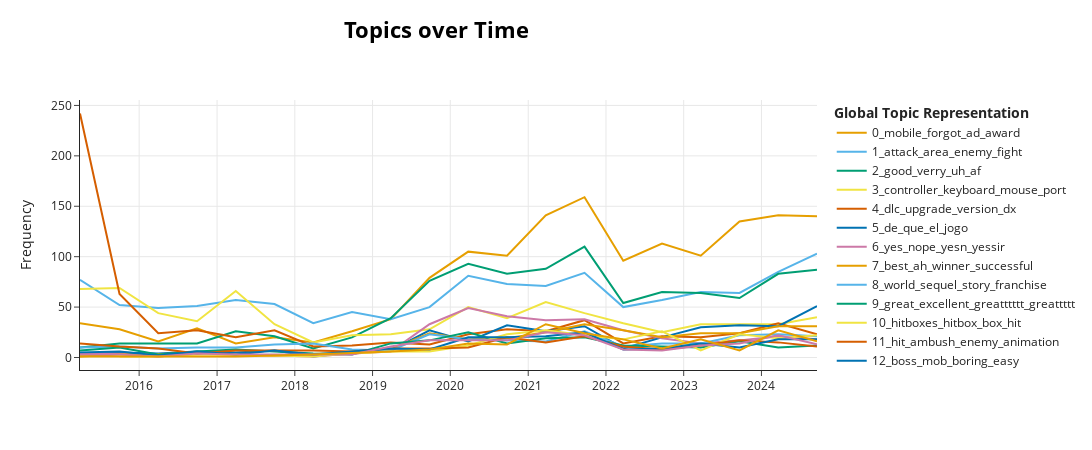

The notebook cell saved with this chart:
### Code cell
topic_model.visualize_topics_over_time(topics_over_time, top_n_topics=15)

### Figure 1 — Plotly figure (JSON) as saved in the notebook; plotly's stock layout.template omitted (floating-point values rounded to 4 significant figures)
{"data": [{"hoverinfo": "text", "hovertext": ["<b>Topic 0</b><br>Words: mobile, forgot, ad, award, show", "<b>Topic 0</b><br>Words: mobile, forgot, ad, award, show", "<b>Topic 0</b><br>Words: mobile, forgot, ad, award, show", "<b>Topic 0</b><br>Words: mobile, forgot, ad, award, show", "<b>Topic 0</b><br>Words: mobile, forgot, ad, award, show", "<b>Topic 0</b><br>Words: award, community, mobile, forgot, ad", "<b>Topic 0</b><br>Words: mobile, forgot, ad, award, show", "<b>Topic 0</b><br>Words: show, mobile, forgot, ad, award", "<b>Topic 0</b><br>Words: mobile, forgot, ad, award, show", "<b>Topic 0</b><br>Words: mobile, forgot, ad, award, show", "<b>Topic 0</b><br>Words: mobile, forgot, ad, award, show", "<b>Topic 0</b><br>Words: mobile, forgot, ad, award, show", "<b>Topic 0</b><br>Words: mobile, ad, show, forgot, award", "<b>Topic 0</b><br>Words: mobile, forgot, ad, award, show", "<b>Topic 0</b><br>Words: mobile, forgot, ad, award, show", "<b>Topic 0</b><br>Words: forgot, mobile, ad, award, show", "<b>Topic 0</b><br>Words: mobile, forgot, ad, award, show", "<b>Topic 0</b><br>Words: mobile, forgot, ad, award, show", "<b>Topic 0</b><br>Words: till, mobile, forgot, ad, award", "<b>Topic 0</b><br>Words: mobile, forgot, ad, award, show"], "marker": {"color": "#E69F00"}, "mode": "lines", "name": "0_mobile_forgot_ad_award", "type": "scatter", "x": ["2015-03-29T07:51:40.752000", "2015-09-30T21:50:11.400000", "2016-03-30T20:28:43.800000", "2016-09-28T19:07:16.200000", "2017-03-29T17:45:48.600000", "2017-09-27T16:24:21", "2018-03-28T15:02:53.400000", "2018-09-26T13:41:25.800000", "2019-03-27T12:19:58.200000", "2019-09-25T10:58:30.600000", "2020-03-25T09:37:03", "2020-09-23T08:15:35.400000", "2021-03-24T06:54:07.800000", "2021-09-22T05:32:40.200000", "2022-03-23T04:11:12.600000", "2022-09-21T02:49:45", "2023-03-22T01:28:17.400000", "2023-09-20T00:06:49.800000", "2024-03-19T22:45:22.200000", "2024-09-17T21:23:54.600000"], "y": [34, 28, 16, 29, 14, 20, 15, 26, 38, 79, 105, 101, 141, 159, 96, 113, 101, 135, 141, 140]}, {"hoverinfo": "text", "hovertext": ["<b>Topic 1</b><br>Words: dx, new, version, change, heide", "<b>Topic 1</b><br>Words: player, dsi, enemy, attack, place", "<b>Topic 1</b><br>Words: katana, havel, ice, chaos, rapier", "<b>Topic 1</b><br>Words: player, attack, level, bonfire, area", "<b>Topic 1</b><br>Words: fight, weapon, player, attack, area", "<b>Topic 1</b><br>Words: player, area, weapon, fight, item", "<b>Topic 1</b><br>Words: quote, ctrl, roll, attack, area", "<b>Topic 1</b><br>Words: attack, damage, player, area, enemy", "<b>Topic 1</b><br>Words: moonlight, nigga, uh, shawty, spotlight", "<b>Topic 1</b><br>Words: bean, enemy, attack, area, estus", "<b>Topic 1</b><br>Words: attack, enemy, player, area, fight", "<b>Topic 1</b><br>Words: tyrit, enemy, area, attack, weapon", "<b>Topic 1</b><br>Words: attack, enemy, bos, area, damage", "<b>Topic 1</b><br>Words: attack, area, enemy, roll, bos", "<b>Topic 1</b><br>Words: fight, attack, enemy, area, bos", "<b>Topic 1</b><br>Words: enemy, attack, area, bos, level", "<b>Topic 1</b><br>Words: attack, bos, animation, weapon, enemy", "<b>Topic 1</b><br>Words: td, bos, fight, attack, player", "<b>Topic 1</b><br>Words: bos, enemy, fight, area, player", "<b>Topic 1</b><br>Words: spoiler, area, enemy, bos, feel"], "marker": {"color": "#56B4E9"}, "mode": "lines", "name": "1_attack_area_enemy_fight", "type": "scatter", "x": ["2015-03-29T07:51:40.752000", "2015-09-30T21:50:11.400000", "2016-03-30T20:28:43.800000", "2016-09-28T19:07:16.200000", "2017-03-29T17:45:48.600000", "2017-09-27T16:24:21", "2018-03-28T15:02:53.400000", "2018-09-26T13:41:25.800000", "2019-03-27T12:19:58.200000", "2019-09-25T10:58:30.600000", "2020-03-25T09:37:03", "2020-09-23T08:15:35.400000", "2021-03-24T06:54:07.800000", "2021-09-22T05:32:40.200000", "2022-03-23T04:11:12.600000", "2022-09-21T02:49:45", "2023-03-22T01:28:17.400000", "2023-09-20T00:06:49.800000", "2024-03-19T22:45:22.200000", "2024-09-17T21:23:54.600000"], "y": [77, 52, 49, 51, 57, 53, 34, 45, 38, 50, 81, 73, 71, 84, 50, 57, 65, 64, 85, 103]}, {"hoverinfo": "text", "hovertext": ["<b>Topic 2</b><br>Words: good, verry, uh, af, lol", "<b>Topic 2</b><br>Words: good, verry, uh, af, lol", "<b>Topic 2</b><br>Words: good, verry, uh, af, lol", "<b>Topic 2</b><br>Words: good, verry, uh, af, lol", "<b>Topic 2</b><br>Words: good, verry, uh, af, lol", "<b>Topic 2</b><br>Words: good, verry, uh, af, lol", "<b>Topic 2</b><br>Words: good, verry, uh, af, lol", "<b>Topic 2</b><br>Words: good, verry, uh, af, lol", "<b>Topic 2</b><br>Words: good, verry, uh, af, lol", "<b>Topic 2</b><br>Words: good, spoiler, verry, uh, af", "<b>Topic 2</b><br>Words: good, verry, lol, honestly, uh", "<b>Topic 2</b><br>Words: good, verry, uh, af, lol", "<b>Topic 2</b><br>Words: good, thats, verry, uh, af", "<b>Topic 2</b><br>Words: good, verry, uh, also, af", "<b>Topic 2</b><br>Words: good, please, verry, uh, af", "<b>Topic 2</b><br>Words: good, verry, uh, af, lol", "<b>Topic 2</b><br>Words: good, uh, verry, af, lol", "<b>Topic 2</b><br>Words: good, af, verry, uh, lol", "<b>Topic 2</b><br>Words: good, verry, uh, af, lol", "<b>Topic 2</b><br>Words: good, verry, uh, af, lol"], "marker": {"color": "#009E73"}, "mode": "lines", "name": "2_good_verry_uh_af", "type": "scatter", "x": ["2015-03-29T07:51:40.752000", "2015-09-30T21:50:11.400000", "2016-03-30T20:28:43.800000", "2016-09-28T19:07:16.200000", "2017-03-29T17:45:48.600000", "2017-09-27T16:24:21", "2018-03-28T15:02:53.400000", "2018-09-26T13:41:25.800000", "2019-03-27T12:19:58.200000", "2019-09-25T10:58:30.600000", "2020-03-25T09:37:03", "2020-09-23T08:15:35.400000", "2021-03-24T06:54:07.800000", "2021-09-22T05:32:40.200000", "2022-03-23T04:11:12.600000", "2022-09-21T02:49:45", "2023-03-22T01:28:17.400000", "2023-09-20T00:06:49.800000", "2024-03-19T22:45:22.200000", "2024-09-17T21:23:54.600000"], "y": [10, 14, 14, 14, 26, 21, 9, 20, 39, 76, 93, 83, 88, 110, 54, 65, 64, 59, 83, 87]}, {"hoverinfo": "text", "hovertext": ["<b>Topic 3</b><br>Words: controller, keyboard, mouse, port, xbox", "<b>Topic 3</b><br>Words: controller, keyboard, mouse, port, pc", "<b>Topic 3</b><br>Words: controller, keyboard, mouse, port, xbox", "<b>Topic 3</b><br>Words: controller, keyboard, mouse, port, pc", "<b>Topic 3</b><br>Words: controller, keyboard, port, mouse, control", "<b>Topic 3</b><br>Words: controller, keyboard, port, mouse, pc", "<b>Topic 3</b><br>Words: mouse, keyboard, controller, binding, sensitivity", "<b>Topic 3</b><br>Words: controller, keyboard, port, mouse, config", "<b>Topic 3</b><br>Words: controller, keyboard, mouse, key, control", "<b>Topic 3</b><br>Words: controller, keyboard, mouse, port, control", "<b>Topic 3</b><br>Words: controller, keyboard, mouse, port, pc", "<b>Topic 3</b><br>Words: controller, keyboard, mouse, control, xbox", "<b>Topic 3</b><br>Words: controller, keyboard, mouse, xbox, port", "<b>Topic 3</b><br>Words: mouse, keyboard, controller, port, pc", "<b>Topic 3</b><br>Words: keyboard, controller, mouse, control, port", "<b>Topic 3</b><br>Words: controller, keyboard, mouse, port, button", "<b>Topic 3</b><br>Words: mouse, controller, keyboard, button, control", "<b>Topic 3</b><br>Words: controller, mouse, keyboard, port, pc", "<b>Topic 3</b><br>Words: controller, mouse, keyboard, port, click", "<b>Topic 3</b><br>Words: controller, keyboard, mouse, port, control"], "marker": {"color": "#F0E442"}, "mode": "lines", "name": "3_controller_keyboard_mouse_port", "type": "scatter", "x": ["2015-03-29T07:51:40.752000", "2015-09-30T21:50:11.400000", "2016-03-30T20:28:43.800000", "2016-09-28T19:07:16.200000", "2017-03-29T17:45:48.600000", "2017-09-27T16:24:21", "2018-03-28T15:02:53.400000", "2018-09-26T13:41:25.800000", "2019-03-27T12:19:58.200000", "2019-09-25T10:58:30.600000", "2020-03-25T09:37:03", "2020-09-23T08:15:35.400000", "2021-03-24T06:54:07.800000", "2021-09-22T05:32:40.200000", "2022-03-23T04:11:12.600000", "2022-09-21T02:49:45", "2023-03-22T01:28:17.400000", "2023-09-20T00:06:49.800000", "2024-03-19T22:45:22.200000", "2024-09-17T21:23:54.600000"], "y": [68, 69, 44, 36, 66, 33, 15, 22, 23, 28, 50, 39, 55, 44, 34, 25, 33, 33, 33, 40]}, {"hoverinfo": "text", "hovertext": ["<b>Topic 4</b><br>Words: upgrade, dx, dlc, version, season", "<b>Topic 4</b><br>Words: dlc, upgrade, version, original, already", "<b>Topic 4</b><br>Words: dlc, version, upgrade, avaliable, ii", "<b>Topic 4</b><br>Words: dlc, version, upgrade, include, original", "<b>Topic 4</b><br>Words: dlc, version, dx, rearrange, upgrade", "<b>Topic 4</b><br>Words: dlc, version, original, dlcs, vanilla", "<b>Topic 4</b><br>Words: url, unpurchasable, remaster, bouhgt, tipe", "<b>Topic 4</b><br>Words: version, dlc, ddlc, secretely, changelog", "<b>Topic 4</b><br>Words: dlc, seriers, absoulte, dint, suprises", "<b>Topic 4</b><br>Words: dlc, noman, repairable, grabbing, arcadey", "<b>Topic 4</b><br>Words: dlc, dlcs, original, version, patch", "<b>Topic 4</b><br>Words: dlcs, version, dlc, nerds, acfun", "<b>Topic 4</b><br>Words: dlc, dlcs, tehe, adulthood, ohh", "<b>Topic 4</b><br>Words: dlc, natually, inconvience, silva, marty", "<b>Topic 4</b><br>Words: dlc, cod, activision, rebought, softfs", "<b>Topic 4</b><br>Words: dlc, original, keypoints, gow, funshit", "<b>Topic 4</b><br>Words: dlc, vanilla, version, original, directx", "<b>Topic 4</b><br>Words: dlc, color, dlcs, version, peole", "<b>Topic 4</b><br>Words: dlc, xp, version, dlcs, split", "<b>Topic 4</b><br>Words: dlcs, dlc, electrocution, resend, dawg"], "marker": {"color": "#D55E00"}, "mode": "lines", "name": "4_dlc_upgrade_version_dx", "type": "scatter", "x": ["2015-03-29T07:51:40.752000", "2015-09-30T21:50:11.400000", "2016-03-30T20:28:43.800000", "2016-09-28T19:07:16.200000", "2017-03-29T17:45:48.600000", "2017-09-27T16:24:21", "2018-03-28T15:02:53.400000", "2018-09-26T13:41:25.800000", "2019-03-27T12:19:58.200000", "2019-09-25T10:58:30.600000", "2020-03-25T09:37:03", "2020-09-23T08:15:35.400000", "2021-03-24T06:54:07.800000", "2021-09-22T05:32:40.200000", "2022-03-23T04:11:12.600000", "2022-09-21T02:49:45", "2023-03-22T01:28:17.400000", "2023-09-20T00:06:49.800000", "2024-03-19T22:45:22.200000", "2024-09-17T21:23:54.600000"], "y": [242, 63, 24, 27, 20, 27, 11, 12, 15, 13, 23, 28, 26, 37, 14, 21, 20, 24, 34, 23]}, {"hoverinfo": "text", "hovertext": ["<b>Topic 5</b><br>Words: ncia, que, jogo, minhas, de", "<b>Topic 5</b><br>Words: el, que, jogo, horas, esta", "<b>Topic 5</b><br>Words: que, vraiment, de, mucho, vez", "<b>Topic 5</b><br>Words: de, el, que, en, la", "<b>Topic 5</b><br>Words: que, la, de, su, en", "<b>Topic 5</b><br>Words: que, la, el, de, para", "<b>Topic 5</b><br>Words: quero, jogaaaaaaaaaaa, controle, para, de", "<b>Topic 5</b><br>Words: el, rango, tanti, castigara, dolor", "<b>Topic 5</b><br>Words: della, nico, jogo, que, jogar", "<b>Topic 5</b><br>Words: que, de, pero, jogo, juegazo", "<b>Topic 5</b><br>Words: jogo, um, muy, mto, obra", "<b>Topic 5</b><br>Words: novo, de, que, jogo, um", "<b>Topic 5</b><br>Words: que, el, jogo, de, juego", "<b>Topic 5</b><br>Words: de, que, jogo, el, juego", "<b>Topic 5</b><br>Words: jogo, de, melhor, feo, que", "<b>Topic 5</b><br>Words: que, de, el, pra, jogo", "<b>Topic 5</b><br>Words: de, que, mejor, el, juego", "<b>Topic 5</b><br>Words: te, amo, odeio, que, de", "<b>Topic 5</b><br>Words: de, que, juego, el, jogo", "<b>Topic 5</b><br>Words: que, de, jogo, la, el"], "marker": {"color": "#0072B2"}, "mode": "lines", "name": "5_de_que_el_jogo", "type": "scatter", "x": ["2015-03-29T07:51:40.752000", "2015-09-30T21:50:11.400000", "2016-03-30T20:28:43.800000", "2016-09-28T19:07:16.200000", "2017-03-29T17:45:48.600000", "2017-09-27T16:24:21", "2018-03-28T15:02:53.400000", "2018-09-26T13:41:25.800000", "2019-03-27T12:19:58.200000", "2019-09-25T10:58:30.600000", "2020-03-25T09:37:03", "2020-09-23T08:15:35.400000", "2021-03-24T06:54:07.800000", "2021-09-22T05:32:40.200000", "2022-03-23T04:11:12.600000", "2022-09-21T02:49:45", "2023-03-22T01:28:17.400000", "2023-09-20T00:06:49.800000", "2024-03-19T22:45:22.200000", "2024-09-17T21:23:54.600000"], "y": [3, 5, 4, 6, 5, 7, 1, 5, 7, 27, 16, 32, 26, 31, 9, 20, 30, 32, 31, 51]}, {"hoverinfo": "text", "hovertext": ["<b>Topic 6</b><br>Words: yes, nope, yesn, yessir, bro", "<b>Topic 6</b><br>Words: yes, nope, yesn, yessir, bro", "<b>Topic 6</b><br>Words: yes, nope, yesn, yessir, bro", "<b>Topic 6</b><br>Words: yes, nope, yesn, yessir, bro", "<b>Topic 6</b><br>Words: yes, nope, yesn, yessir, bro", "<b>Topic 6</b><br>Words: yes, nope, yesn, yessir, bro", "<b>Topic 6</b><br>Words: yes, nope, yesn, yessir, bro", "<b>Topic 6</b><br>Words: yes, nope, yesn, yessir, bro", "<b>Topic 6</b><br>Words: yes, nope, yesn, yessir, bro", "<b>Topic 6</b><br>Words: yes, nope, yesn, yessir, bro", "<b>Topic 6</b><br>Words: yes, nope, yesn, yessir, bro", "<b>Topic 6</b><br>Words: yes, yesn, nope, thank, cool", "<b>Topic 6</b><br>Words: yes, bro, sir, nope, simply", "<b>Topic 6</b><br>Words: yes, nope, yesn, yessir, bro", "<b>Topic 6</b><br>Words: yes, nope, yesn, yessir, bro", "<b>Topic 6</b><br>Words: yes, nope, yesn, yessir, bro", "<b>Topic 6</b><br>Words: yes, yessir, nope, yesn, much", "<b>Topic 6</b><br>Words: yes, nope, yesn, yessir, bro", "<b>Topic 6</b><br>Words: yes, nope, yesn, yessir, bro"], "marker": {"color": "#CC79A7"}, "mode": "lines", "name": "6_yes_nope_yesn_yessir", "type": "scatter", "x": ["2015-03-29T07:51:40.752000", "2015-09-30T21:50:11.400000", "2016-03-30T20:28:43.800000", "2016-09-28T19:07:16.200000", "2017-09-27T16:24:21", "2018-03-28T15:02:53.400000", "2018-09-26T13:41:25.800000", "2019-03-27T12:19:58.200000", "2019-09-25T10:58:30.600000", "2020-03-25T09:37:03", "2020-09-23T08:15:35.400000", "2021-03-24T06:54:07.800000", "2021-09-22T05:32:40.200000", "2022-03-23T04:11:12.600000", "2022-09-21T02:49:45", "2023-03-22T01:28:17.400000", "2023-09-20T00:06:49.800000", "2024-03-19T22:45:22.200000", "2024-09-17T21:23:54.600000"], "y": [4, 4, 1, 4, 2, 1, 4, 6, 33, 49, 41, 37, 38, 27, 19, 14, 17, 21, 18]}, {"hoverinfo": "text", "hovertext": ["<b>Topic 7</b><br>Words: best, ah, winner, successful, lol", "<b>Topic 7</b><br>Words: best, ah, winner, successful, lol", "<b>Topic 7</b><br>Words: best, lol, ah, winner, successful", "<b>Topic 7</b><br>Words: best, ah, winner, successful, lol", "<b>Topic 7</b><br>Words: best, ah, winner, successful, lol", "<b>Topic 7</b><br>Words: best, ah, winner, successful, lol", "<b>Topic 7</b><br>Words: best, ah, winner, successful, lol", "<b>Topic 7</b><br>Words: best, ah, winner, successful, lol", "<b>Topic 7</b><br>Words: best, successful, ah, winner, lol", "<b>Topic 7</b><br>Words: best, winner, ah, successful, lol", "<b>Topic 7</b><br>Words: best, ah, winner, successful, lol", "<b>Topic 7</b><br>Words: best, ah, winner, successful, lol", "<b>Topic 7</b><br>Words: best, since, ah, winner, successful", "<b>Topic 7</b><br>Words: best, shot, long, ah, winner", "<b>Topic 7</b><br>Words: best, ah, fuck, yes, winner", "<b>Topic 7</b><br>Words: best, ah, winner, successful, lol", "<b>Topic 7</b><br>Words: best, ah, winner, successful, lol", "<b>Topic 7</b><br>Words: best, ah, winner, successful, lol"], "marker": {"color": "#E69F00"}, "mode": "lines", "name": "7_best_ah_winner_successful", "type": "scatter", "x": ["2015-03-29T07:51:40.752000", "2015-09-30T21:50:11.400000", "2016-09-28T19:07:16.200000", "2017-03-29T17:45:48.600000", "2017-09-27T16:24:21", "2018-09-26T13:41:25.800000", "2019-03-27T12:19:58.200000", "2019-09-25T10:58:30.600000", "2020-03-25T09:37:03", "2020-09-23T08:15:35.400000", "2021-03-24T06:54:07.800000", "2021-09-22T05:32:40.200000", "2022-03-23T04:11:12.600000", "2022-09-21T02:49:45", "2023-03-22T01:28:17.400000", "2023-09-20T00:06:49.800000", "2024-03-19T22:45:22.200000", "2024-09-17T21:23:54.600000"], "y": [1, 3, 4, 3, 2, 5, 8, 24, 18, 19, 25, 33, 27, 20, 24, 24, 31, 31]}, {"hoverinfo": "text", "hovertext": ["<b>Topic 8</b><br>Words: sofs, darker, mechanism, light, ressurected", "<b>Topic 8</b><br>Words: horizontal, rpg, communicate, deep, environment", "<b>Topic 8</b><br>Words: gorgeously, realm, fantastic, illegitimate, dickens", "<b>Topic 8</b><br>Words: campaign, dank, soundtrack, sequel, usual", "<b>Topic 8</b><br>Words: nerd, distant, recognize, intrinscally, recollect", "<b>Topic 8</b><br>Words: manga, list, sequal, title, chapter", "<b>Topic 8</b><br>Words: tsundere, recycling, yer, present, sequel", "<b>Topic 8</b><br>Words: footage, gold, crowbcat, critisizims, referrential", "<b>Topic 8</b><br>Words: dislike, misalligned, fiendishly, abolutely, unsuccessful", "<b>Topic 8</b><br>Words: world, appose, sequel, whole, story", "<b>Topic 8</b><br>Words: annoyed, punishment, punishing, entry, inferior", "<b>Topic 8</b><br>Words: overkill, quirk, reference, fit, ally", "<b>Topic 8</b><br>Words: critique, showcase, fantasy, sequel, polished", "<b>Topic 8</b><br>Words: world, iii, pling, hub, apex", "<b>Topic 8</b><br>Words: worker, chronological, niche, spoiler, alter", "<b>Topic 8</b><br>Words: narrative, borne, franchise, environment, truly", "<b>Topic 8</b><br>Words: wiki, memorable, video, vast, engage", "<b>Topic 8</b><br>Words: title, connectivity, world, predecessor, design", "<b>Topic 8</b><br>Words: sequel, medieval, duration, world, unique", "<b>Topic 8</b><br>Words: unafraid, sequel, gameplay, core, climactic"], "marker": {"color": "#56B4E9"}, "mode": "lines", "name": "8_world_sequel_story_franchise", "type": "scatter", "x": ["2015-03-29T07:51:40.752000", "2015-09-30T21:50:11.400000", "2016-03-30T20:28:43.800000", "2016-09-28T19:07:16.200000", "2017-03-29T17:45:48.600000", "2017-09-27T16:24:21", "2018-03-28T15:02:53.400000", "2018-09-26T13:41:25.800000", "2019-03-27T12:19:58.200000", "2019-09-25T10:58:30.600000", "2020-03-25T09:37:03", "2020-09-23T08:15:35.400000", "2021-03-24T06:54:07.800000", "2021-09-22T05:32:40.200000", "2022-03-23T04:11:12.600000", "2022-09-21T02:49:45", "2023-03-22T01:28:17.400000", "2023-09-20T00:06:49.800000", "2024-03-19T22:45:22.200000", "2024-09-17T21:23:54.600000"], "y": [10, 11, 9, 10, 10, 13, 14, 8, 7, 23, 18, 17, 16, 26, 11, 14, 14, 22, 23, 21]}, {"hoverinfo": "text", "hovertext": ["<b>Topic 9</b><br>Words: great, excellent, greattttt, greatttttt, fking", "<b>Topic 9</b><br>Words: great, excellent, greattttt, greatttttt, fking", "<b>Topic 9</b><br>Words: great, excellent, greattttt, greatttttt, fking", "<b>Topic 9</b><br>Words: great, excellent, greattttt, greatttttt, fking", "<b>Topic 9</b><br>Words: great, excellent, greattttt, greatttttt, fking", "<b>Topic 9</b><br>Words: great, excellent, greattttt, greatttttt, fking", "<b>Topic 9</b><br>Words: great, excellent, greattttt, greatttttt, fking", "<b>Topic 9</b><br>Words: great, excellent, greattttt, greatttttt, fking", "<b>Topic 9</b><br>Words: great, excellent, greattttt, greatttttt, fking", "<b>Topic 9</b><br>Words: great, greatttttt, excellent, greattttt, fking", "<b>Topic 9</b><br>Words: great, greattttt, excellent, everyone, greatttttt", "<b>Topic 9</b><br>Words: great, excellent, greattttt, greatttttt, fking", "<b>Topic 9</b><br>Words: great, fking, excellent, greattttt, greatttttt", "<b>Topic 9</b><br>Words: great, excellent, greattttt, greatttttt, fking", "<b>Topic 9</b><br>Words: great, excellent, greattttt, greatttttt, fking", "<b>Topic 9</b><br>Words: great, excellent, greattttt, greatttttt, even", "<b>Topic 9</b><br>Words: great, excellent, greattttt, greatttttt, fking", "<b>Topic 9</b><br>Words: great, excellent, greattttt, greatttttt, fking", "<b>Topic 9</b><br>Words: great, excellent, wonderful, greattttt, greatttttt", "<b>Topic 9</b><br>Words: great, excellent, greattttt, greatttttt, fking"], "marker": {"color": "#009E73"}, "mode": "lines", "name": "9_great_excellent_greatttttt_greattttt", "type": "scatter", "x": ["2015-03-29T07:51:40.752000", "2015-09-30T21:50:11.400000", "2016-03-30T20:28:43.800000", "2016-09-28T19:07:16.200000", "2017-03-29T17:45:48.600000", "2017-09-27T16:24:21", "2018-03-28T15:02:53.400000", "2018-09-26T13:41:25.800000", "2019-03-27T12:19:58.200000", "2019-09-25T10:58:30.600000", "2020-03-25T09:37:03", "2020-09-23T08:15:35.400000", "2021-03-24T06:54:07.800000", "2021-09-22T05:32:40.200000", "2022-03-23T04:11:12.600000", "2022-09-21T02:49:45", "2023-03-22T01:28:17.400000", "2023-09-20T00:06:49.800000", "2024-03-19T22:45:22.200000", "2024-09-17T21:23:54.600000"], "y": [7, 10, 3, 6, 8, 6, 4, 3, 14, 17, 25, 14, 19, 20, 12, 11, 10, 16, 10, 12]}, {"hoverinfo": "text", "hovertext": ["<b>Topic 10</b><br>Words: boat, box, trap, hitboxes, hitbox", "<b>Topic 10</b><br>Words: hitboxes, hitbox, box, hit, shitty", "<b>Topic 10</b><br>Words: whaaaat, hitboxes, yup, climb, road", "<b>Topic 10</b><br>Words: hitbox, machine, understandable, hello, cking", "<b>Topic 10</b><br>Words: hitbox, balancing, detection, hacker, ignore", "<b>Topic 10</b><br>Words: hitboxes, thing, hitbox, box, hit", "<b>Topic 10</b><br>Words: doubleclick, hitboxes, attacking, input, puzzle", "<b>Topic 10</b><br>Words: hitboxes, fatty, unresponsive, box, shitty", "<b>Topic 10</b><br>Words: hitboxes, hurtboxes, shitty, blank, dagger", "<b>Topic 10</b><br>Words: hitboxes, hitbox, box, shithole, hitboxs", "<b>Topic 10</b><br>Words: hitboxes, hitbox, box, katona, kerry", "<b>Topic 10</b><br>Words: hitboxes, hitbox, box, defies, quebrada", "<b>Topic 10</b><br>Words: hitboxes, hitbox, box, shitty, quirkiest", "<b>Topic 10</b><br>Words: hitboxes, hitbox, box, annyoing, noose", "<b>Topic 10</b><br>Words: box, hitboxes, hitbox, hit, goofy", "<b>Topic 10</b><br>Words: box, caetus, whack, hitboxes, hitbox", "<b>Topic 10</b><br>Words: hitboxes, box, hitbox, totem, throb", "<b>Topic 10</b><br>Words: hitbox, hitboxes, box, terriuble, dawgshi", "<b>Topic 10</b><br>Words: hitbox, hitboxes, box, hungary, commisions"], "marker": {"color": "#F0E442"}, "mode": "lines", "name": "10_hitboxes_hitbox_box_hit", "type": "scatter", "x": ["2015-09-30T21:50:11.400000", "2016-03-30T20:28:43.800000", "2016-09-28T19:07:16.200000", "2017-03-29T17:45:48.600000", "2017-09-27T16:24:21", "2018-03-28T15:02:53.400000", "2018-09-26T13:41:25.800000", "2019-03-27T12:19:58.200000", "2019-09-25T10:58:30.600000", "2020-03-25T09:37:03", "2020-09-23T08:15:35.400000", "2021-03-24T06:54:07.800000", "2021-09-22T05:32:40.200000", "2022-03-23T04:11:12.600000", "2022-09-21T02:49:45", "2023-03-22T01:28:17.400000", "2023-09-20T00:06:49.800000", "2024-03-19T22:45:22.200000", "2024-09-17T21:23:54.600000"], "y": [1, 1, 3, 3, 2, 1, 4, 6, 6, 12, 23, 27, 22, 18, 26, 7, 23, 19, 22]}, {"hoverinfo": "text", "hovertext": ["<b>Topic 11</b><br>Words: ava, gangbang, amped, aggro, whisper", "<b>Topic 11</b><br>Words: raime, kick, alone, hollow, as", "<b>Topic 11</b><br>Words: bird, terrain, eat, impaled, itr", "<b>Topic 11</b><br>Words: backtrack, animationslocks, animationlocks, trainee, sots", "<b>Topic 11</b><br>Words: forgive, anvil, hundreth, chace, cryied", "<b>Topic 11</b><br>Words: kirito, duel, explain, sourcerer, cleverer", "<b>Topic 11</b><br>Words: ambush, spoiler, oneshoted, useage, dexs", "<b>Topic 11</b><br>Words: mistake, spontaneous, juju, characterprogression, refreshes", "<b>Topic 11</b><br>Words: pattern, invironments, pokey, interractions, thoe", "<b>Topic 11</b><br>Words: ambush, unranked, easiness, quickmatch, statisfying", "<b>Topic 11</b><br>Words: mist, chase, ight, sniper, agility", "<b>Topic 11</b><br>Words: mob, subversive, hit, tryna, stagger", "<b>Topic 11</b><br>Words: hallway, hallways, hit, included, nowhere", "<b>Topic 11</b><br>Words: gaa, ambush, respawn, aggro, health", "<b>Topic 11</b><br>Words: fofg, cyanide, gitted, nes, provided", "<b>Topic 11</b><br>Words: orange, gear, behind, dodgerolls, neutrally", "<b>Topic 11</b><br>Words: mindlessly, fighting, crank, precious, degradation", "<b>Topic 11</b><br>Words: ignore, ambush, adp, humanly, animation", "<b>Topic 11</b><br>Words: spends, stamina, snail, compliment, baton", "<b>Topic 11</b><br>Words: chase, swing, irritation, specialize, hitbox"], "marker": {"color": "#D55E00"}, "mode": "lines", "name": "11_hit_ambush_enemy_animation", "type": "scatter", "x": ["2015-03-29T07:51:40.752000", "2015-09-30T21:50:11.400000", "2016-03-30T20:28:43.800000", "2016-09-28T19:07:16.200000", "2017-03-29T17:45:48.600000", "2017-09-27T16:24:21", "2018-03-28T15:02:53.400000", "2018-09-26T13:41:25.800000", "2019-03-27T12:19:58.200000", "2019-09-25T10:58:30.600000", "2020-03-25T09:37:03", "2020-09-23T08:15:35.400000", "2021-03-24T06:54:07.800000", "2021-09-22T05:32:40.200000", "2022-03-23T04:11:12.600000", "2022-09-21T02:49:45", "2023-03-22T01:28:17.400000", "2023-09-20T00:06:49.800000", "2024-03-19T22:45:22.200000", "2024-09-17T21:23:54.600000"], "y": [14, 11, 9, 4, 7, 7, 7, 6, 9, 9, 10, 20, 15, 21, 11, 8, 12, 17, 15, 11]}, {"hoverinfo": "text", "hovertext": ["<b>Topic 12</b><br>Words: disposable, income, somthing, dificulty, cod", "<b>Topic 12</b><br>Words: woowee, bulky, randoms, manikin, loveable", "<b>Topic 12</b><br>Words: flat, crap, shitty, none, ambush", "<b>Topic 12</b><br>Words: embarresment, disappointin, shortning, appriciated, enviornments", "<b>Topic 12</b><br>Words: concession, bosses, proceeds, hahaha, jerk", "<b>Topic 12</b><br>Words: spamy, goddddddddddddddddddddddddddddddddddddddd, forgottable, jeeeesus, sark", "<b>Topic 12</b><br>Words: perseverence, hone, substantial, optimized, reskins", "<b>Topic 12</b><br>Words: lots, simpliest, definition, house, hidetaka", "<b>Topic 12</b><br>Words: levelup, brainlessly, das, varity, unavailable", "<b>Topic 12</b><br>Words: boss, bossessssss, lvling, porbably, sided", "<b>Topic 12</b><br>Words: boss, gamertm, bast, grandfather, rewards", "<b>Topic 12</b><br>Words: boss, booses, extend, shit, mob", "<b>Topic 12</b><br>Words: boss, sibling, loooooonnnngggggg, exporation, defeating", "<b>Topic 12</b><br>Words: codevein, tweezer, niho, pubes, adaptibilty", "<b>Topic 12</b><br>Words: isnt, monkie, inhumanely, lethal, losing", "<b>Topic 12</b><br>Words: indavidual, skp, terry, scumbag, testicle", "<b>Topic 12</b><br>Words: daughter, duo, slaughter, unacceptable, boss", "<b>Topic 12</b><br>Words: def, pikmin, le, boss, hearld", "<b>Topic 12</b><br>Words: pff, runbacks, crap, mentally, boss"], "marker": {"color": "#0072B2"}, "mode": "lines", "name": "12_boss_mob_boring_easy", "type": "scatter", "x": ["2015-03-29T07:51:40.752000", "2015-09-30T21:50:11.400000", "2016-03-30T20:28:43.800000", "2016-09-28T19:07:16.200000", "2017-03-29T17:45:48.600000", "2017-09-27T16:24:21", "2018-03-28T15:02:53.400000", "2019-03-27T12:19:58.200000", "2019-09-25T10:58:30.600000", "2020-03-25T09:37:03", "2020-09-23T08:15:35.400000", "2021-03-24T06:54:07.800000", "2021-09-22T05:32:40.200000", "2022-03-23T04:11:12.600000", "2022-09-21T02:49:45", "2023-03-22T01:28:17.400000", "2023-09-20T00:06:49.800000", "2024-03-19T22:45:22.200000", "2024-09-17T21:23:54.600000"], "y": [5, 6, 2, 6, 3, 7, 3, 9, 8, 20, 20, 21, 25, 8, 9, 14, 10, 18, 18]}, {"hoverinfo": "text", "hovertext": ["<b>Topic 13</b><br>Words: fantasy, fun, ha, redubbed, popcorn", "<b>Topic 13</b><br>Words: magical, fun, ha, redubbed, popcorn", "<b>Topic 13</b><br>Words: fun, ha, redubbed, popcorn, fung", "<b>Topic 13</b><br>Words: haha, fun, ha, redubbed, fung", "<b>Topic 13</b><br>Words: fun, last, ha, fung, redubbed", "<b>Topic 13</b><br>Words: fun, redubbed, american, instruction, reskinned", "<b>Topic 13</b><br>Words: fun, ha, redubbed, popcorn, fung", "<b>Topic 13</b><br>Words: fun, sound, ha, redubbed, popcorn", "<b>Topic 13</b><br>Words: fun, funnn, honestly, beat, ha", "<b>Topic 13</b><br>Words: fun, ha, popcorn, food, boy", "<b>Topic 13</b><br>Words: fun, stuff, ha, redubbed, popcorn", "<b>Topic 13</b><br>Words: fun, fung, alot, promise, always", "<b>Topic 13</b><br>Words: fun, scary, ha, redubbed, popcorn", "<b>Topic 13</b><br>Words: fun, ha, redubbed, popcorn, fung", "<b>Topic 13</b><br>Words: fun, even, ha, redubbed, popcorn", "<b>Topic 13</b><br>Words: fun, ha, redubbed, popcorn, fung", "<b>Topic 13</b><br>Words: fun, abuse, without, ha, fung", "<b>Topic 13</b><br>Words: fun, geme, spambush, alot, hope", "<b>Topic 13</b><br>Words: fun, hehe, ha, redubbed, popcorn"], "marker": {"color": "#CC79A7"}, "mode": "lines", "name": "13_fun_ha_redubbed_popcorn", "type": "scatter", "x": ["2015-03-29T07:51:40.752000", "2015-09-30T21:50:11.400000", "2016-03-30T20:28:43.800000", "2016-09-28T19:07:16.200000", "2017-03-29T17:45:48.600000", "2017-09-27T16:24:21", "2018-09-26T13:41:25.800000", "2019-03-27T12:19:58.200000", "2019-09-25T10:58:30.600000", "2020-03-25T09:37:03", "2020-09-23T08:15:35.400000", "2021-03-24T06:54:07.800000", "2021-09-22T05:32:40.200000", "2022-03-23T04:11:12.600000", "2022-09-21T02:49:45", "2023-03-22T01:28:17.400000", "2023-09-20T00:06:49.800000", "2024-03-19T22:45:22.200000", "2024-09-17T21:23:54.600000"], "y": [3, 3, 1, 4, 3, 3, 3, 11, 17, 17, 17, 25, 22, 8, 7, 12, 14, 22, 13]}, {"hoverinfo": "text", "hovertext": ["<b>Topic 14</b><br>Words: bad, wasnt, sorry, actually, meh", "<b>Topic 14</b><br>Words: bad, wasnt, sorry, actually, meh", "<b>Topic 14</b><br>Words: bad, wasnt, sorry, actually, meh", "<b>Topic 14</b><br>Words: bad, wasnt, sorry, actually, meh", "<b>Topic 14</b><br>Words: bad, wasnt, sorry, actually, meh", "<b>Topic 14</b><br>Words: bad, meh, wasnt, sorry, actually", "<b>Topic 14</b><br>Words: bad, wasnt, sorry, actually, meh", "<b>Topic 14</b><br>Words: bad, wasnt, sorry, actually, meh", "<b>Topic 14</b><br>Words: bad, wasnt, sorry, actually, meh", "<b>Topic 14</b><br>Words: bad, wasnt, sorry, actually, meh", "<b>Topic 14</b><br>Words: bad, wasnt, sorry, actually, meh", "<b>Topic 14</b><br>Words: bad, kinda, actually, wasnt, sorry", "<b>Topic 14</b><br>Words: bad, sorry, actually, wasnt, meh", "<b>Topic 14</b><br>Words: bad, actually, wasnt, sorry, meh", "<b>Topic 14</b><br>Words: bad, wasnt, sorry, actually, meh", "<b>Topic 14</b><br>Words: bad, wasnt, actually, sorry, meh", "<b>Topic 14</b><br>Words: bad, yeah, wasnt, sorry, actually"], "marker": {"color": "#E69F00"}, "mode": "lines", "name": "14_bad_wasnt_sorry_actually", "type": "scatter", "x": ["2015-03-29T07:51:40.752000", "2016-09-28T19:07:16.200000", "2017-03-29T17:45:48.600000", "2017-09-27T16:24:21", "2018-03-28T15:02:53.400000", "2019-03-27T12:19:58.200000", "2019-09-25T10:58:30.600000", "2020-03-25T09:37:03", "2020-09-23T08:15:35.400000", "2021-03-24T06:54:07.800000", "2021-09-22T05:32:40.200000", "2022-03-23T04:11:12.600000", "2022-09-21T02:49:45", "2023-03-22T01:28:17.400000", "2023-09-20T00:06:49.800000", "2024-03-19T22:45:22.200000", "2024-09-17T21:23:54.600000"], "y": [1, 1, 1, 2, 3, 6, 8, 14, 13, 33, 24, 18, 9, 18, 7, 27, 16]}], "layout": {"height": 450, "hoverlabel": {"bgcolor": "white", "font": {"family": "Rockwell", "size": 16}}, "legend": {"title": {"text": "<b>Global Topic Representation"}}, "title": {"font": {"color": "Black", "size": 22}, "text": "<b>Topics over Time</b>", "x": 0.4, "xanchor": "center", "y": 0.95, "yanchor": "top"}, "width": 1250, "xaxis": {"showgrid": true}, "yaxis": {"showgrid": true, "title": {"text": "Frequency"}}}}
